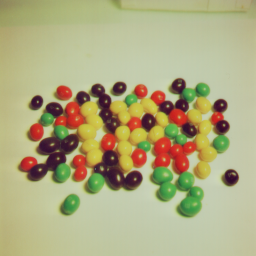
#> input picture img/misc/4.1.08.tiff, 256 x 256 px
$ python RGB-to-gray-and-binary.py
#> lines starting #> are read from the running program, lines starting #| are printed output that depends on the picture; after the words box and inside, x2 and y2 are one past the last pixel; in counts of white or black regions, pixels touching at a corner belong together
#!/usr/bin/env python3
# -*- coding: utf-8 -*-
# FILE: RGB-to-gray-and-binary.py
#
# @author: Arafat Hasan Jenin <opendoor.arafat[at]gmail[dot]com>
#
# DATE CREATED: 06-12-19 02:07:57 (+06)
# LAST MODIFIED: 22-12-19 19:16:31 (+06)
#
# DEVELOPMENT HISTORY:
# Date         Version     Description
# --------------------------------------------------------------------
# 06-12-19     1.0         Deleted code is debugged code.
#
#               _/  _/_/_/_/  _/      _/  _/_/_/  _/      _/
#              _/  _/        _/_/    _/    _/    _/_/    _/
#             _/  _/_/_/    _/  _/  _/    _/    _/  _/  _/
#      _/    _/  _/        _/    _/_/    _/    _/    _/_/
#       _/_/    _/_/_/_/  _/      _/  _/_/_/  _/      _/
#
##############################################################################

import cv2
import math
import numpy as np
import matplotlib.pyplot as plt
import os

if __name__ == '__main__':

    path = '../../img/misc/4.1.08.tiff'

    if os.path.isfile(path):
        img = cv2.imread(path)
#> img is the input picture: shape (256, 256, 3); mean B, G, R 128.3, 170.9, 174.9
        img = cv2.cvtColor(img, cv2.COLOR_BGR2RGB)
        print("[INFO] Image has been read successfully...")
    else:
        print("[INFO] The file '" + path + "' does not exist.")
        sys.exit(0)

    rows, cols, ch = img.shape
#> rows = 256; cols = 256; ch = 3
    img = img.astype('float')
    imgGraygen = np.zeros((rows, cols), dtype='uint8')
    imgGrayweighted = np.zeros((rows, cols), dtype='uint8')
    imgBinary = np.zeros((rows, cols), dtype='bool_')
    thresh = 170

    for row in range(rows):
        for col in range(cols):
            pixel = img[row, col]
            avggen = int(math.ceil(pixel[0] + pixel[1] + pixel[2]) / 3)
            avgweighted = int(
                math.ceil(pixel[0] * 0.299 + pixel[1] * 0.587 +
                          pixel[2] * 0.144))
            imgGraygen[row, col] = max(0, min(avggen, 255))
            imgGrayweighted[row, col] = max(0, min(avgweighted, 255))
            imgBinary[row, col] = False if avgweighted > thresh else True
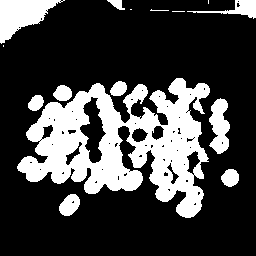
#> imgBinary: shape (256, 256) bool; 26.3% white; 15 white regions (4 under 20 px), largest, box (x1, y1, x2, y2) and area: (17, 78, 210, 218) 13245, (0, 0, 65, 44) 1466, (209, 98, 230, 154) 783
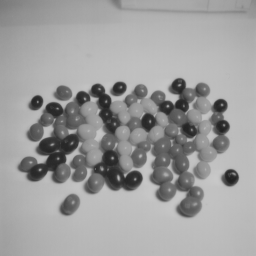
#> imgGraygen: shape (256, 256); min 32, max 200, mean 157.7
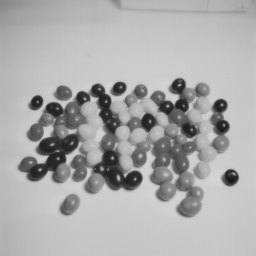
#> imgGrayweighted: shape (256, 256); min 26, max 213, mean 171.6

    # ======================================================
    # IMPLEMENTATION USING OPENCV LIBRARY
    # ======================================================
    # (thresh, imgBinary) = cv2.threshold(imgGrayweighted, 128, 255, cv2.THRESH_BINARY | cv2.THRESH_OTSU)

    titles = [
        'Original Image', 'Average Grayscale Image', 'Weighted Grayscale Image',
        'Binary Image'
    ]
    imgarr = [img, imgGraygen, imgGrayweighted, imgBinary]

    plt.subplot(1, 4, 1)
    plt.imshow(np.uint8(imgarr[0]))
    plt.title(titles[0])
    plt.xticks([])
    plt.yticks([])

    plt.subplot(1, 4, 2)
    plt.imshow(imgarr[1], cmap='gray', vmin=0, vmax=255)
    plt.title(titles[1])
    plt.xticks([])
    plt.yticks([])

    plt.subplot(1, 4, 3)
    plt.imshow(imgarr[2], cmap='gray', vmin=0, vmax=255)
    plt.title(titles[2])
    plt.xticks([])
    plt.yticks([])

    plt.subplot(1, 4, 4)
    plt.imshow(imgarr[3], cmap='binary')
    plt.title(titles[3])
    plt.xticks([])
    plt.yticks([])
    plt.show()
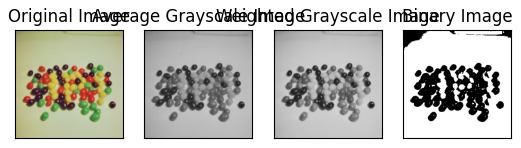
#> figure drawn by matplotlib, 4 panels

    print("[INFO] All operations finished successfully...")
